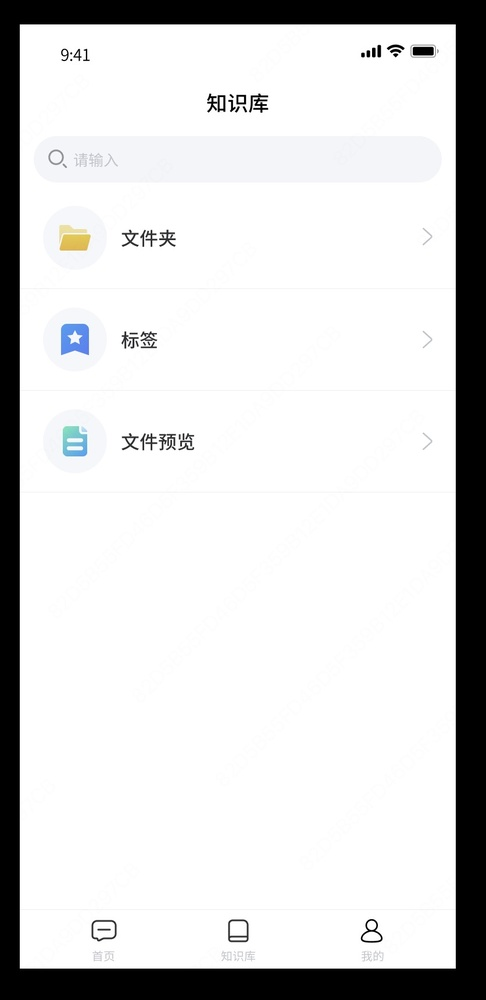
#> input picture ui-images/knowledge.jpg, 486 x 1000 px, shrunk from 836 x 1720 before the run, found by its file name
$ python crop_knowledge_icons.py
#> lines starting #> are read from the running program, lines starting #| are printed output that depends on the picture; after the words box and inside, x2 and y2 are one past the last pixel; in counts of white or black regions, pixels touching at a corner belong together
from PIL import Image
import numpy as np
import os

def crop_icons():
    img_path = 'ui-images/knowledge.jpg'
    if not os.path.exists(img_path):
        print(f"Error: {img_path} not found")
        return

    img = Image.open(img_path).convert('RGB')
#> img is the input picture: PIL image 486x1000 RGB; mean R, G, B 213.6, 213.8, 214.1
    arr = np.array(img)
    height, width, _ = arr.shape
#> height = 1000; width = 486

    # Focus on the list area where icons are usually located (left side)
    # Based on main.jpg experience, icons are around x=50-150
    left_strip = arr[:, 40:180]
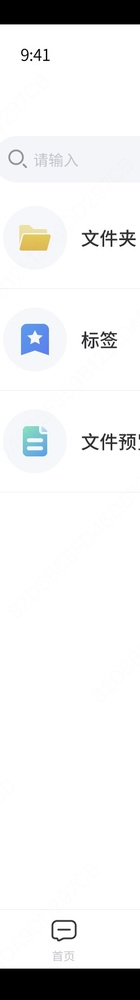
#> left_strip: shape (1000, 140, 3); mean R, G, B 236.2, 236.7, 237.2

    # Threshold to find non-white regions
    is_not_white = np.any(left_strip < 240, axis=2)
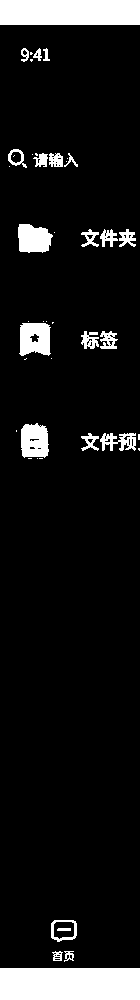
#> is_not_white: shape (1000, 140) bool; 9.3% white; 44 white regions (21 under 20 px), largest, box (x1, y1, x2, y2) and area: (0, 968, 140, 1000) 4480, (0, 0, 140, 25) 3500, (19, 323, 51, 356) 875

    from scipy.ndimage import label
    labeled, num_features = label(is_not_white)
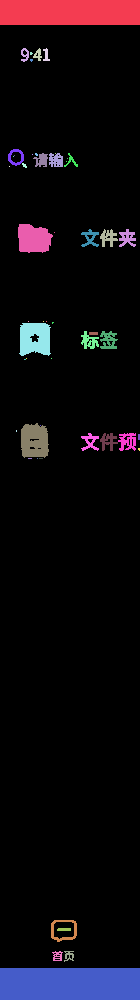
#> labeled: shape (1000, 140) int32; 52 distinct labels, from 0 to 51; one colour per label, 0 black
#> num_features = 51

    os.makedirs('assets', exist_ok=True)

    found_icons = []
    for i in range(1, num_features + 1):
        rows, cols = np.where(labeled == i)
        y1, y2 = rows.min(), rows.max()
        x1, x2 = cols.min() + 40, cols.max() + 40
        w, h = x2 - x1, y2 - y1

        # Look for circular/square background icons (usually around 80-100px)
        if 60 < w < 120 and 60 < h < 120:
            found_icons.append((x1, y1, x2, y2))
#> this loop made 51 passes
#> (y1, y2, x1, x2, w, h) on passes 1, 2, 3, 4, 7, 9, 10, 12, 20, 21, 22, 23: (0, 24, 40, 179, 139, 24), (48, 61, 61, 68, 7, 13), (48, 60, 73, 81, 8, 12), (48, 60, 83, 89, 6, 12), (149, 165, 48, 63, 15, 16), (153, 166, 73, 87, 14, 13), (153, 166, 89, 102, 13, 13), (153, 166, 104, 117, 13, 13), (224, 252, 58, 92, 34, 28), (229, 246, 121, 138, 17, 17), (229, 246, 140, 157, 17, 17), (229, 246, 159, 175, 16, 17)
#> (rows, cols, y1, y2, x1, x2, w, h) on passes 5, 6, 8, 11, 13, 14: ([52, 52, 53, 53, 53, 54, 54], [30, 31, 30, 31, 32, 30, 31], 52, 54, 70, 72, 2, 2), ([59, 59, 59, 60, 60, 60, 61], [30, 31, 32, 30, 31, 32, 31], 59, 61, 70, 72, 2, 2), ([153, 153, 154, 154, 154, 155, 155], [35, 36, 35, 36, 37, 36, 37], 153, 155, 75, 77, 2, 2), ([153], [55], 153, 153, 95, 95, 0, 0), ([154], [32], 154, 154, 72, 72, 0, 0), ([155], [14], 155, 155, 54, 54, 0, 0)
#> after the loop, found_icons = []

    # Sort by Y to match the order: 文件夹, 标签, 文件预览
    found_icons = sorted(found_icons, key=lambda x: x[1])

    names = ['knowledge_folder_icon.png', 'knowledge_tag_icon.png', 'knowledge_preview_icon.png']

    for i, box in enumerate(found_icons[:3]):
        x1, y1, x2, y2 = box
        # Add a little padding for better centering
        pad = 5
        icon = img.crop((x1-pad, y1-pad, x2+pad, y2+pad))
        icon.save(f'assets/{names[i]}')
        print(f"Saved {names[i]} from box {box}")
#> this loop made 0 passes

if __name__ == "__main__":
    crop_icons()

$ run again, with ui-images/main.jpg copied over ui-images/knowledge.jpg
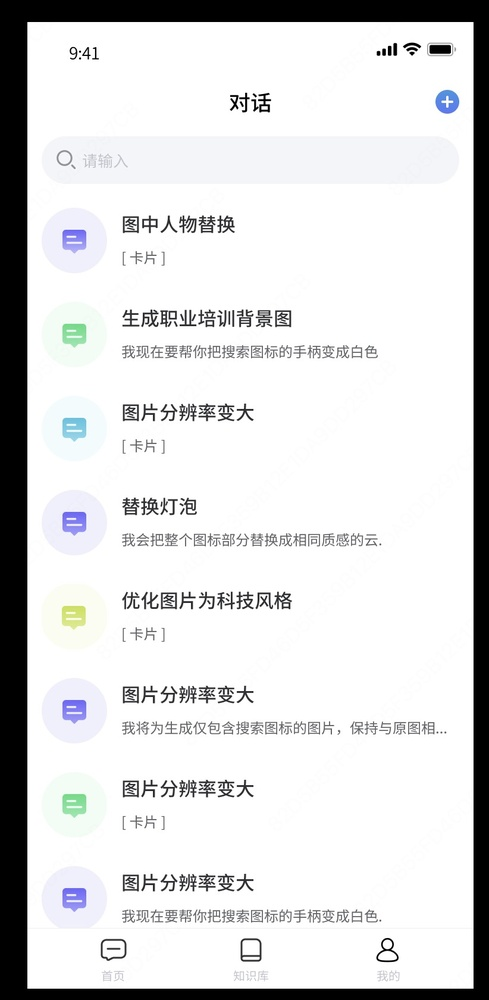
#> input picture ui-images/main.jpg, 489 x 1000 px, shrunk from 822 x 1680 before the run, found by its file name
#> in crop_icons, img is the input picture: PIL image 489x1000 RGB; mean R, G, B 217.4, 217.9, 218.4
#> in crop_icons, `is_not_white = np.any(left_strip < 240, axis=2)`:
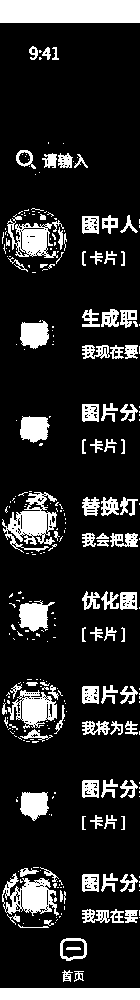
#> is_not_white: shape (1000, 140) bool; 16.1% white; 294 white regions (200 under 20 px), largest, box (x1, y1, x2, y2) and area: (0, 0, 140, 23) 3220, (0, 988, 140, 1000) 1680, (2, 492, 57, 553) 1533
#> in crop_icons, `labeled, num_features = label(is_not_white)`:
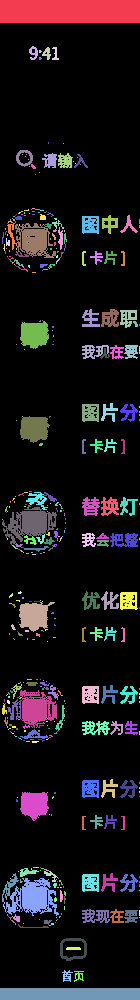
#> labeled: shape (1000, 140) int32; 473 distinct labels, from 0 to 472; one colour per label, 0 black
#> num_features = 472
#> the loop in crop_icons, `for i in range(1, num_features + 1):` made 472 passes
#> (rows, cols, y1, y2, x1, x2, w, h) on passes 5, 6, 8: ([50, 50, 51, 51, 51, 52, 52], [39, 40, 39, 40, 41, 39, 40], 50, 52, 79, 81, 2, 2), ([57, 57, 58, 58, 58, 59, 59], [39, 40, 39, 40, 41, 39, 40], 57, 59, 79, 81, 2, 2), ([143], [63], 143, 143, 103, 103, 0, 0)
#> after the loop in crop_icons, `for i in range(1, num_features + 1):`: found_icons = []
